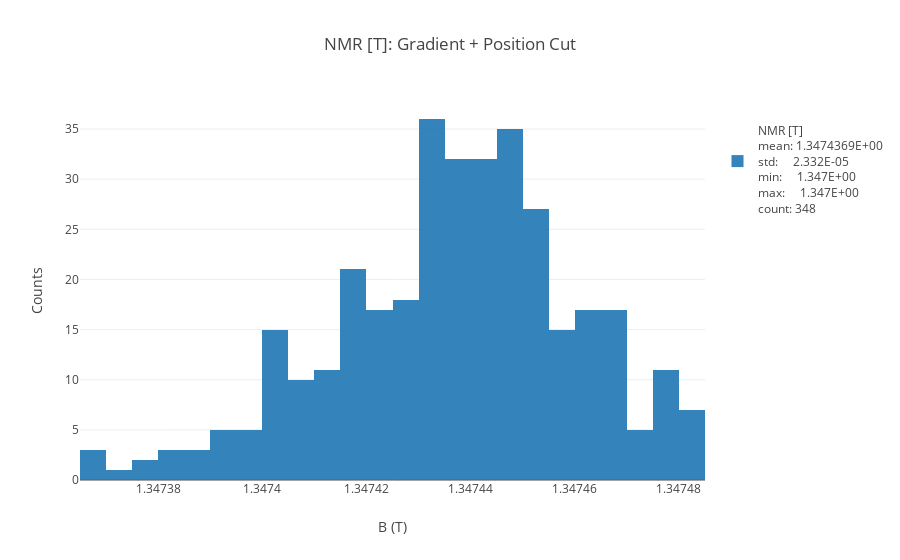

The code cell stored with this chart in its notebook:
### Code cell
iplot(fig)

### Figure 1 — Plotly figure (JSON) as saved in the notebook; plotly's stock layout.template omitted (floating-point values rounded to 4 significant figures; data arrays with more than 128 entries replaced by an {"elided": "..."} marker saying what was removed)
{"data": [{"name": "<br>NMR [T]<br>mean: 1.3474369E+00<br>std:     2.332E-05<br>min:     1.347E+00<br>max:     1.347E+00<br>count: 348", "nbinsx": 25, "opacity": 0.9, "type": "histogram", "uid": "8154d50b-741c-45c1-a5f2-45dddfb18954", "x": {"elided": "348 float values"}}], "layout": {"barmode": "overlay", "showlegend": true, "title": "NMR [T]: Gradient + Position Cut", "xaxis": {"title": "B (T)"}, "yaxis": {"autorange": true, "title": "Counts", "type": "linear"}}}
